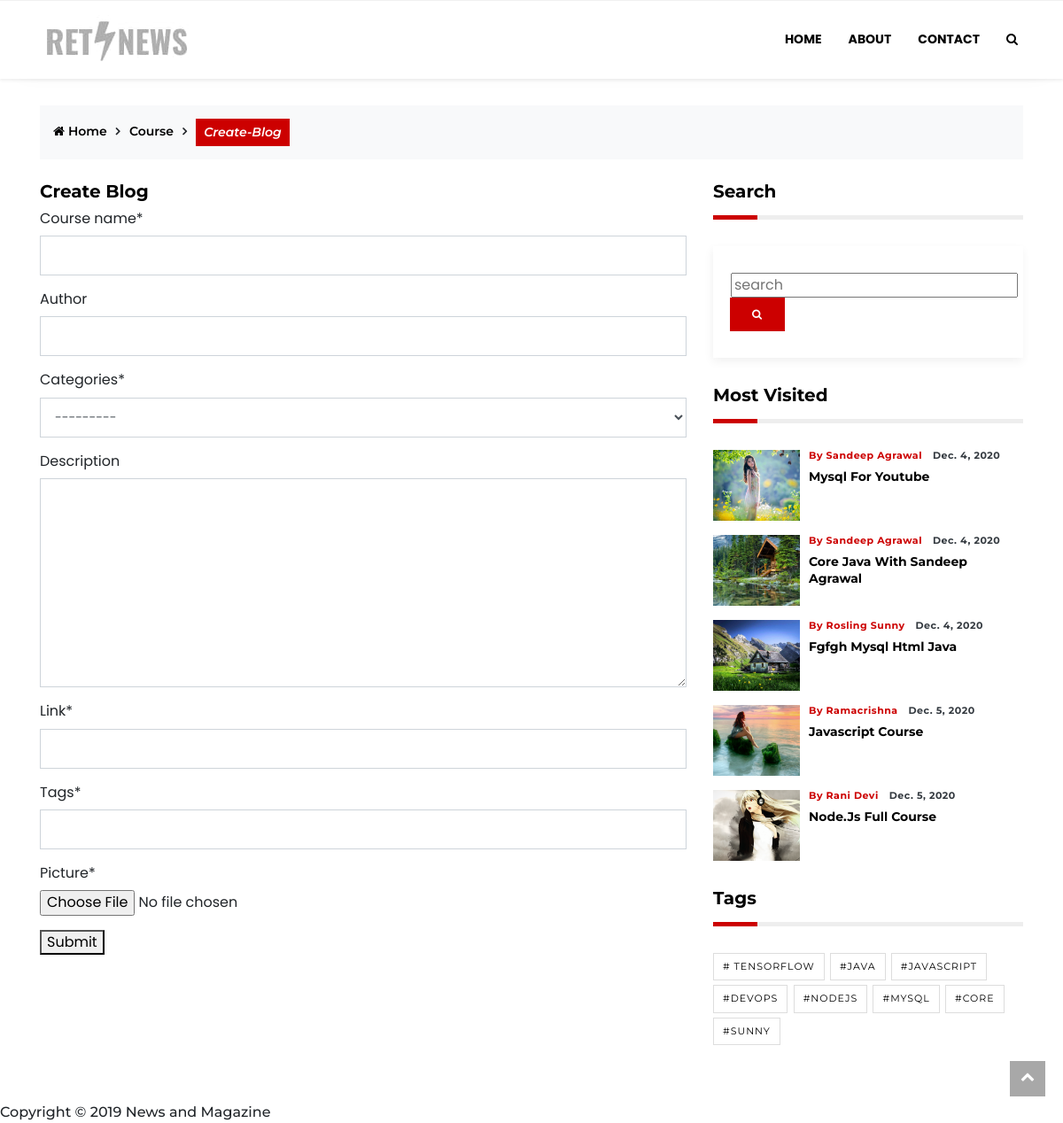
Page /create/ on the committed database.
### blog/models.py (models this page shows, shortened)
class Blog(models.Model):
    course_name = models.CharField(max_length=255, null=False, blank=False)
    author = models.CharField(max_length=255, null=True, blank=True)
    categories = models.CharField(max_length=50, choices=CATEGORIES, null=False, blank=False)
    description = models.TextField(max_length=1500, null=True, blank=True)
    link = models.URLField(max_length=400, null=False, blank=False)
    tags = models.CharField(max_length=255, null=False, blank=False)
    picture = models.ImageField(upload_to='blog/', null=False, blank=False)
    views = models.IntegerField(default=0)
    created_at = models.DateField(auto_now_add=True)

### blog/views.py (the view)
# urls.py: path('create/', BlogCreateView.as_view(), name='create'),
class BlogCreateView(CreateView):
    model = Blog
    fields = ['course_name','author', 'categories','description', 'link','tags','picture']
    success_url = reverse_lazy('list')
    template_name = 'blog/blog_create_form.html'
    def get_context_data(self, **kwargs):
        data = super().get_context_data(**kwargs)
        popular_blog = Blog.objects.all().order_by("-views")[:5]
        blog = Blog.objects.all()
        tags = set()
        for x in blog:
            tag_lst = x.tags.split(",")
            for i in tag_lst:
                if i not in tags:
                    tags.add(i)
        data['tags'] = tags
        data['popular_blog_obj'] = popular_blog
        return data

### blog/templates/blog/blog_create_form.html (shortened to what this page needs)
{% extends 'blog/base.html' %}
{% load crispy_forms_tags %}
{% block content %}
<div class="col-md-8">
    <aside class="wrapper__list__article ">
    <h5>Create Blog</h5>
    <form method="POST" enctype="multipart/form-data" action="">
        {{form|crispy}}
        <button type="submit">Submit</button>
    </form>
    </aside>
</div>
{% endblock %}
{% block popular %}
{% for blog in popular_blog_obj %}
<div class="mb-3">
   <div class="card__post card__post-list">
      <div class="image-sm">
         <a href="{% url 'detail' blog.id %}">
         <img src="{{blog.picture.url}}" class="img-fluid" alt="">
         </a>
      </div>
      <div class="card__post__body ">
         <div class="card__post__content">
            <div class="card__post__author-info mb-2">
               <ul class="list-inline">
                  <li class="list-inline-item">
                     <span class="text-primary">
                     by {{blog.author}}
                     </span>
                  </li>
                  <li class="list-inline-item">
                     <span class="text-dark text-capitalize">
                     {{blog.created_at}}
                     </span>
                  </li>
               </ul>
            </div>
            <div class="card__post__title">
               <h6>
                  <a href="{% url 'detail' blog.id %}">
                  {{blog.course_name}}
                  </a>
               </h6>
            </div>
         </div>
      </div>
   </div>
</div>
{% endfor %}
{% endblock %}

### blog/templates/blog/base.html (shortened to what this page needs)
{% load static %}
<!DOCTYPE html>
<html lang="">
   <head>
      <link href="{% static 'css/styles.css' %}?537a1bbd0e5129401d28" rel="stylesheet">
   </head>
   <body>
      <header class="bg-light">
         <div class="navigation-wrap navigation-shadow bg-white">
            <nav class="navbar navbar-hover navbar-expand-lg navbar-soft">
               <div class="container">
                  <figure class="mb-0 mx-auto">
                     <a href="{% url 'list' %}">
                     <img src="{% static 'images\placeholder\logo.jpg' %}" alt="" class="img-fluid logo" >
                     </a>
                  </figure>
                  <div class="collapse navbar-collapse justify-content-between" id="main_nav99">
                     <ul class="navbar-nav ml-auto ">
                        <li class="nav-item"><a class="nav-link" href="{% url 'list' %}"> home </a></li>
                        <li class="nav-item"><a class="nav-link" href="{% url 'about' %}"> about </a></li>
                        <li class="nav-item"><a class="nav-link" href="{% url 'contact' %}"> contact </a></li>
                     </ul>
                     <ul class="navbar-nav ">
                        <li class="nav-item search hidden-xs hidden-sm ">
                           <a class="nav-link" href="#">
                              <i class="fa fa-search"></i>
                           </a>
                        </li>
                     </ul>
                  </div>
               </div>
            </nav>
         </div>
      </header>
      <section>
         <div class="container">
            <div class="row">
               <div class="col-md-12">
                  <ul class="breadcrumbs bg-light mb-4">
                     <li class="breadcrumbs__item">
                        <a href="{% url 'list' %}" class="breadcrumbs__url">
                        <i class="fa fa-home"></i> Home</a>
                     </li>
                     <li class="breadcrumbs__item">
                        <a href="{% url 'list' %}" class="breadcrumbs__url">Course</a>
                     </li>
                     <li class="breadcrumbs__item breadcrumbs__item--current">
                        <a href="{% url 'create' %}">
                           <i class="btn btn-sm btn-primary" >create-blog</i>
                        </a>
                        </li>
                  </ul>
               </div>
            </div>
         </div>
         <div class="container">
            <div class="row">
                {% block content %}
                {% endblock %}
               <div class="col-md-4">
                  <div class="sidebar-sticky">
                     <aside class="wrapper__list__article">
                        <h4 class="border_section">Search</h4>
                        <div class="widget__form-subscribe bg__card-shadow">
                           <form action="">
                              <div class="input-group ">
                                 <input type="text"  placeholder="search" name="si" value="{{request.get.si}}">
                                 <div class="input-group-append">
                                    <button class="btn btn-primary" type="submit"><i class="fa fa-search"></i></button>
                                 </div>
                              </div>
                           </form>
                        </div>
                     </aside>
                     <aside class="wrapper__list__article ">
                        <h4 class="border_section">Most visited</h4>
                        <div class="wrapper__list__article-small">
                           {% block popular %}
                           {% endblock %}
                        </div>
                     </aside>
                     <aside class="wrapper__list__article">
                        <h4 class="border_section">tags</h4>
                        <div class="blog-tags p-0">
                           <ul class="list-inline">
                              {% for tag in tags %}
                              <li class="list-inline-item">
                                 <a href="{% url 'tag' tag %}">
                                 #{{tag}}
                                 </a>
                              </li>
                              {% endfor %}
                           </ul>
                        </div>
                     </aside>
                  </div>
               </div>
            </div>
         </div>
      </section>
      <section class="wrapper__section p-0">
         <div class="wrapper__section__components">
            <footer>
               <p>Copyright © 2019 News and Magazine </p>
            </footer>
         </div>
      </section>
      <a href="javascript:" id="return-to-top"><i class="fa fa-chevron-up"></i></a>
   </body>
</html>

### rows in the picture
Blog: picture (picture), author "Sandeep Agrawal", created_at "Dec. 4, 2020", course_name "Mysql For Youtube", tags "JAVASCRIPT"
Blog: picture (picture), author "Sandeep Agrawal", created_at "Dec. 4, 2020", course_name "Core Java With Sandeep Agrawal"
Blog: picture (picture), author "Rosling Sunny", created_at "Dec. 4, 2020", course_name "Fgfgh Mysql Html Java", tags "SUNNY"
Blog: picture (picture), author "Ramacrishna", created_at "Dec. 5, 2020", course_name "Javascript Course"
Blog: picture (picture), author "Rani Devi", created_at "Dec. 5, 2020", course_name "Node.js Full Course"

### other values in the picture
{{ tag }} "TENSORFLOW" "JAVA" "DEVOPS" "NODEJS" "MYSQL" "CORE"
